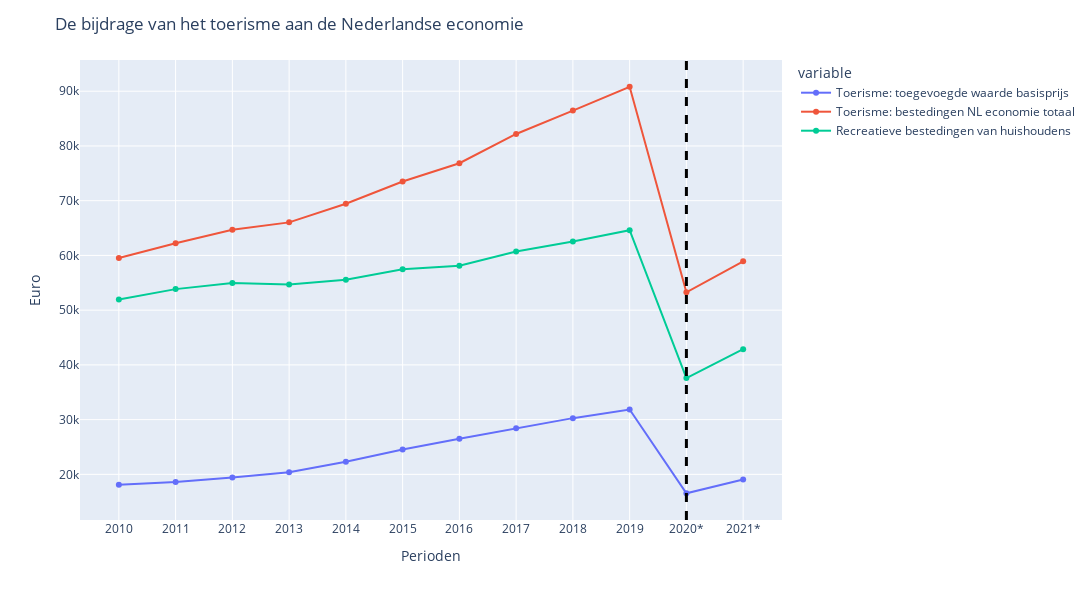

The cell this chart's notebook holds for it:
### Markdown cell above
De grafiek die het totaal aantal passagiers op Schiphol weergeeft, laat een sterke daling zien in 2020 als gevolg van reisbeperkingen en veiligheidsmaatregelen. Veel internationale en binnenlandse vluchten werden geannuleerd of sterk verminderd, waardoor het aantal passagiers dat door de luchthaven reisde aanzienlijk afnam. Deze daling heeft echter ook een positieve impact gehad, met name op het gebied van milieueffecten.

De tweede grafiek, die de koolstofemissie van CO2 weergeeft, laat zien dat de uitstoot in 2020 aanzienlijk is verminderd in vergelijking met 2019. Dit is grotendeels toe te schrijven aan de verminderde activiteit in de luchtvaartsector als gevolg van de pandemie. Met minder vliegtuigen in de lucht en minder passagiersvluchten heeft dit geleid tot een daling van de CO2-uitstoot, waardoor de luchtvaartindustrie een positieve bijdrage heeft geleverd aan de milieubelasting.

Deze twee grafieken tonen een duidelijk verband tussen de verminderde reisactiviteit en de positieve milieu-impact. De COVID-19-pandemie heeft gedwongen veranderingen teweeggebracht in ons reisgedrag en heeft ons bewuster gemaakt van de ecologische gevolgen van onze activiteiten. De afname van het aantal passagiers op Schiphol en de vermindering van CO2-uitstoot laten zien dat er positieve resultaten kunnen worden behaald wanneer er maatregelen worden genomen om de reisactiviteit te verminderen.

### Code cell
ds = pd.read_csv('Toerisme__kernindicatoren__nationale_rekeningen_20062023_204846.csv')

fig = px.line(
    ds,
    x = 'Perioden',
    y = ds.columns[1:4],
    markers = True
)

fig.update_layout(
    yaxis_title= 'Euro', 
    height = 600, 
    width = 1400, 
    title = 'De bijdrage van het toerisme aan de Nederlandse economie'
)

fig.add_vline(x='2020*', line_width=3, line_dash='dash', line_color='black')

fig.show()

### Figure 1 — Plotly figure (JSON) as saved in the notebook; plotly's stock layout.template omitted (floating-point values rounded to 4 significant figures)
{"data": [{"hovertemplate": "variable=Toerisme: toegevoegde waarde basisprijs<br>Perioden=%{x}<br>value=%{y}<extra></extra>", "legendgroup": "Toerisme: toegevoegde waarde basisprijs", "line": {"color": "#636efa", "dash": "solid"}, "marker": {"symbol": "circle"}, "mode": "lines+markers", "name": "Toerisme: toegevoegde waarde basisprijs", "orientation": "v", "showlegend": true, "type": "scatter", "x": ["2010", "2011", "2012", "2013", "2014", "2015", "2016", "2017", "2018", "2019", "2020*", "2021*"], "xaxis": "x", "y": [18103, 18618, 19445, 20378, 22305, 24541, 26493, 28428, 30270, 31841, 16547, 19064], "yaxis": "y"}, {"hovertemplate": "variable=Toerisme: bestedingen NL economie totaal<br>Perioden=%{x}<br>value=%{y}<extra></extra>", "legendgroup": "Toerisme: bestedingen NL economie totaal", "line": {"color": "#EF553B", "dash": "solid"}, "marker": {"symbol": "circle"}, "mode": "lines+markers", "name": "Toerisme: bestedingen NL economie totaal", "orientation": "v", "showlegend": true, "type": "scatter", "x": ["2010", "2011", "2012", "2013", "2014", "2015", "2016", "2017", "2018", "2019", "2020*", "2021*"], "xaxis": "x", "y": [59516, 62237, 64692, 66037, 69441, 73513, 76843, 82188, 86454, 90814, 53252, 58928], "yaxis": "y"}, {"hovertemplate": "variable=Recreatieve bestedingen van huishoudens<br>Perioden=%{x}<br>value=%{y}<extra></extra>", "legendgroup": "Recreatieve bestedingen van huishoudens", "line": {"color": "#00cc96", "dash": "solid"}, "marker": {"symbol": "circle"}, "mode": "lines+markers", "name": "Recreatieve bestedingen van huishoudens", "orientation": "v", "showlegend": true, "type": "scatter", "x": ["2010", "2011", "2012", "2013", "2014", "2015", "2016", "2017", "2018", "2019", "2020*", "2021*"], "xaxis": "x", "y": [51939, 53842, 54978, 54676, 55538, 57456, 58095, 60718, 62545, 64601, 37582, 42872], "yaxis": "y"}], "layout": {"height": 600, "legend": {"title": {"text": "variable"}, "tracegroupgap": 0}, "margin": {"t": 60}, "shapes": [{"line": {"color": "black", "dash": "dash", "width": 3}, "type": "line", "x0": "2020*", "x1": "2020*", "xref": "x", "y0": 0, "y1": 1, "yref": "y domain"}], "title": {"text": "De bijdrage van het toerisme aan de Nederlandse economie"}, "width": 1400, "xaxis": {"anchor": "y", "autorange": true, "domain": [0, 1], "range": [-0.6617, 11.66], "title": {"text": "Perioden"}, "type": "category"}, "yaxis": {"anchor": "x", "autorange": true, "domain": [0, 1], "range": [11660.0, 95700.0], "title": {"text": "Euro"}, "type": "linear"}}}
